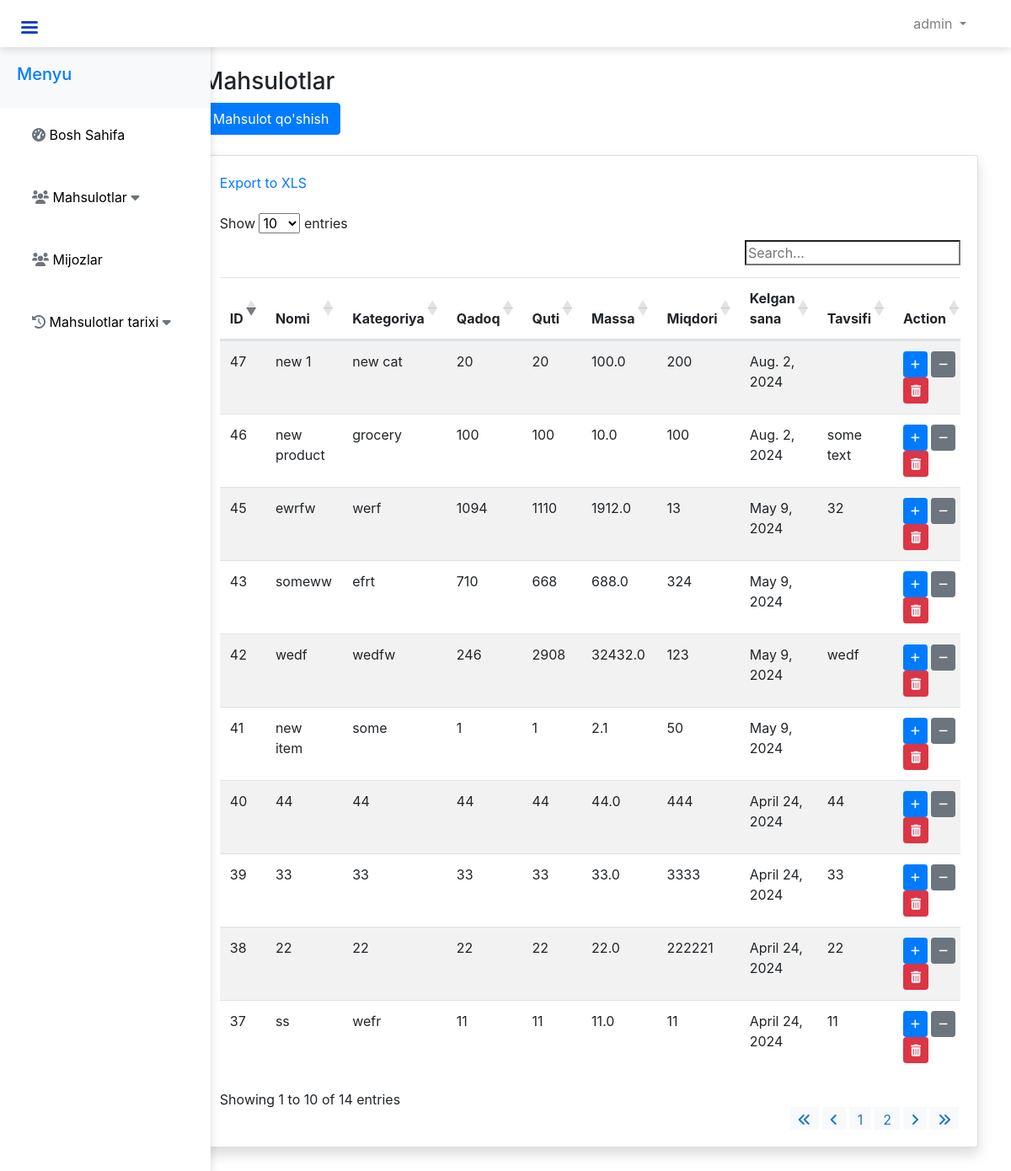
Screenshot of /mahsulotlar/ (signed in) with the database file from the repository.
### warehouse/models.py (models this page shows, shortened)
class Mahsulot(models.Model):
    nomi = models.CharField(max_length=255)
    kategoriya = models.CharField(max_length=255, blank=True, null=True)
    qadoq = models.IntegerField(default=0, blank=True, null=True)  # pachka
    quti = models.IntegerField(default=0)  # karobka
    massa = models.FloatField(default=0)
    miqdori = models.IntegerField(default=0)
    kelgan_sana = models.DateField(auto_now_add=True)
    tavsifi = models.TextField(blank=True, null=True)

### warehouse/views.py (the view)
    def wrapper(request, *args, **kwargs):
        if not request.user.is_authenticated:
            return redirect('login')
        return view_func(request, *args, **kwargs)

### warehouse/context_processors.py (called while the page is built)
def profile_picture(request):
    if request.user.is_authenticated:
        return {
            'profile_pic': request.user.photo.url if request.user.photo else 'default-profile-pic-url'
        }
    return {}

### warehouse/views.py (called while the page is built)
def login_required(view_func):
    def wrapper(request, *args, **kwargs):
        if not request.user.is_authenticated:
            return redirect('login')
        return view_func(request, *args, **kwargs)
    return wrapper

@login_required
def mahsulot_list(request):
    mahsulotlar = Mahsulot.objects.all()
    customers = Customer.objects.all()
    user = request.user
    is_manager = request.user.is_manager
    return render(request, 'warehouse/mahsulotlar.html',
                  {'mahsulotlar': mahsulotlar, 'customers': customers,
                   'profile_pic': user.photo.url if user.photo else 'default-profile-pic-url', 'is_manager': is_manager})

### warehouse/templates/warehouse/mahsulotlar.html (shortened to what this page needs)
{% extends 'warehouse/base.html' %}
{% block content %}
<div class="container-fluid">
    <h3 class="mt-4">Mahsulotlar</h3>
    <button type="button" class="btn btn-primary" data-toggle="modal" data-target="#addMahsulotModal" data-tooltip="Mahsulot qo'shish" {% if is_manager %}disabled{% endif %}>
        Mahsulot qo'shish
    </button>
    <div class="card shadow mt-4 mb-5">
        <div class="card-body">
            <div class="exports">
                <a href="#" id="exportMahsulotButton">Export to XLS</a>
            </div>
            <div class="table-responsive mt-4">
                <table id="mahsulot-table" class="table table-striped table-hover">
                    <thead>
                        <tr>
                            <th>ID</th>
                            <th>Nomi</th>
                            <th>Kategoriya</th>
                            <th>Qadoq</th>
                            <th>Quti</th>
                            <th>Massa</th>
                            <th>Miqdori</th>
                            <th>Kelgan sana</th>
                            <th>Tavsifi</th>
                            <th>Action</th>
                        </tr>
                    </thead>
                    <tbody>
                        {% for mahsulot in mahsulotlar %}
                        <tr>
                            <td>{{ mahsulot.id }}</td>
                            <td>{{ mahsulot.nomi }}</td>
                            <td>{{ mahsulot.kategoriya }}</td>
                            <td>{{ mahsulot.qadoq }}</td>
                            <td>{{ mahsulot.quti }}</td>
                            <td>{{ mahsulot.massa }}</td>
                            <td>{{ mahsulot.miqdori }}</td>
                            <td>{{ mahsulot.kelgan_sana }}</td>
                            <td>{{ mahsulot.tavsifi }}</td>
                            <td>
                                <button class="btn btn-sm btn-primary add-existing-product" data-id="{{ mahsulot.id }}"  data-tooltip="Mahsulot qo'shish"  {% if is_manager %}disabled{% endif %}>
                                </button>
                                <button class="btn btn-sm btn-secondary send-product-icon" data-send-product-id="{{ mahsulot.id }}" data-tooltip="Mahsulot jo'natish" data-toggle="modal"
                                    data-target="#sendProductModal"  {% if is_manager %}disabled{% endif %}>
                                </button>
                                <button class="btn btn-sm btn-danger" data-product-id="{{ mahsulot.id }}" data-tooltip="Mahsulot o'chirish"  {% if is_manager %}disabled{% endif %}>
                                    <i class="fas fa-trash-alt delete-product-icon" data-toggle="modal" data-target="#confirmDeleteModal"></i>
                                </button>
                            </td>
                        </tr>
                        {% endfor %}
                    </tbody>
                </table>
            </div>
        </div>
    </div>
</div>
<div aria-live="polite" aria-atomic="true" style="position: fixed; top: 20px; right: 20px; z-index: 1050;">
    <div style="position: relative;">
    </div>
</div>
{% endblock %}

### warehouse/templates/warehouse/base.html (shortened to what this page needs)
{% load static %}
<!DOCTYPE html>
<html lang="en">
<head>
    <link rel="stylesheet" href="https://stackpath.bootstrapcdn.com/bootstrap/4.5.2/css/bootstrap.min.css">
    <link rel="stylesheet" href="https://cdnjs.cloudflare.com/ajax/libs/font-awesome/5.15.4/css/all.min.css">
    <link rel="stylesheet" href="https://cdn.datatables.net/1.10.24/css/dataTables.bootstrap4.min.css">
    <link rel="stylesheet" href="https://cdnjs.cloudflare.com/ajax/libs/font-awesome/6.0.0-beta3/css/all.min.css">
    <link rel="stylesheet" href="{% static 'css/main.css'%}">
    <link rel="stylesheet" href="{% static 'electrode/css/main_electrode.css'%}">
</head>
<body>
    <nav class="navbar navbar-expand-lg navbar-light">
        <div class="container">
            <button id="sidebarToggle" class="btn btn-primary">
                <div class="hamburger-icon">
                    <div class="line"></div>
                    <div class="line"></div>
                    <div class="line"></div>
                </div>
            </button>
            <div class="collapse navbar-collapse" id="navbarNav">
                <ul class="navbar-nav ml-auto">
                    {% if user.is_authenticated %}
                    <li class="nav-item dropdown">
                        <a class="nav-link dropdown-toggle" href="#" id="navbarDropdown" role="button" data-toggle="dropdown"
                            aria-haspopup="true" aria-expanded="false">
                        </a>
                    </li>
                    {% else %}
                    <li class="nav-item">
                        <a class="nav-link" href="{% url 'login' %}">Login</a>
                    </li>
                    {% endif %}
                </ul>
            </div>
        </div>
    </nav>
    <div class="sidebar active" id="sidebar">
        <div class="sidebar-header">
            <h5 class="text-primary">Menyu</h5>
        </div>
        <ul class="sidebar-menu">
            <li><a href="{% url 'dashboard' %}" class="active"><i class="fas fa-tachometer-alt"></i> Bosh Sahifa</a></li>
            <li>
                <a href="#" class="extendable-link">
                    <i class="fas fa-users"></i> <span>Mahsulotlar</span> <i class="fas fa-caret-down"></i>
                </a>
            </li>
            <li><a href="{% url 'customers' %}"><i class="fas fa-users"></i> Mijozlar </a></li>
            <li>
                <a href="#" class="extendable-link">
                    <i class="fas fa-history"></i> <span>Mahsulotlar tarixi</span> <i class="fas fa-caret-down"></i>
                </a>
            </li>
     </ul>
    </div>
    <div class="page-content">
        <div class="container-fluid">
            <div class="row">
                <div class="col-md-9 ml-sm-auto col-lg-10 px-md-4">
                    {% block content %}
                    {% endblock %}
                </div>
            </div>
        </div>
    </div>
</body>
</html>

### warehouse/static/css/main.css (style rules this page uses)
.table-responsive { margin: 0 auto; }
.navbar { position: fixed; top: 0; width: 100%; z-index: 900; background-color: #fff !important; box-shadow: 0 2px 10px rgba(0, 0, 0, 0.15); }
.sidebar { position: fixed; top: 1rem; bottom: 0; left: 0; z-index: 800; padding-top: 3.5rem; box-shadow: 0 2px 10px rgba(0, 0, 0, 0.15); background-color: #fff; color: #000; width: 250px; transition: all 0.3s ease; position: fixed; }
.sidebar .sidebar-header { padding: 20px; background-color: #f8f9fa; }
.sidebar .sidebar-menu { padding-left: 0; }
.sidebar .sidebar-menu li { list-style: none; margin-bottom: 10px; }
.sidebar .sidebar-menu li a { display: block; color: #000; text-decoration: none; padding: 10px 20px; transition: all 0.3s ease; border-left: 3px solid transparent; }
.page-content { margin-left: auto; margin-top: 3.5rem; }
.sidebar .sidebar-menu li a i { color: #6c757d; }
.extendable-link { position: relative; }

### warehouse/templates/warehouse/base.html (style rules this page uses)
.sidebar { width: 250px; height: 100%; position: fixed; top: 0; left: 0; transition: left 0.3s ease; overflow-y: auto; }
.sidebar-header { padding: 15px; }
.sidebar-menu { list-style: none; padding: 0; margin: 0; }
.sidebar-menu li { padding: 10px 15px; }
.sidebar-menu li a { display: block; padding: 10px; }
#sidebarToggle { position: fixed; top: 15px; left: 15px; background: transparent; border: none; cursor: pointer; padding: 10px; z-index: 1000; transition: transform 0.2s ease; }
.hamburger-icon { display: flex; flex-direction: column; justify-content: space-between; width: 20px; height: 15px; }
.hamburger-icon .line { background-color: #193fc7; height: 3px; width: 100%; border-radius: 3px; transition: background-color 0.3s ease; }
.page-content { margin-left: 1px; transition: margin-left 0.3s ease; }
.navbar-nav { display: flex; align-items: center; }

### rows the page displays
Mahsulot: id "37", nomi "ss", kategoriya "wefr", qadoq "11", quti "11", massa "11.0", miqdori "11", kelgan_sana "April 24, 2024", tavsifi "11"
Mahsulot: id "38", nomi "22", kategoriya "22", qadoq "22", quti "22", massa "22.0", miqdori "222221", kelgan_sana "April 24, 2024", tavsifi "22"
Mahsulot: id "39", nomi "33", kategoriya "33", qadoq "33", quti "33", massa "33.0", miqdori "3333", kelgan_sana "April 24, 2024", tavsifi "33"
Mahsulot: id "40", nomi "44", kategoriya "44", qadoq "44", quti "44", massa "44.0", miqdori "444", kelgan_sana "April 24, 2024", tavsifi "44"
Mahsulot: id "41", nomi "new item", kategoriya "some", qadoq "1", quti "1", massa "2.1", miqdori "50", kelgan_sana "May 9, 2024"
Mahsulot: id "42", nomi "wedf", kategoriya "wedfw", qadoq "246", quti "2908", massa "32432.0", miqdori "123", kelgan_sana "May 9, 2024", tavsifi "wedf"
Mahsulot: id "43", nomi "someww", kategoriya "efrt", qadoq "710", quti "668", massa "688.0", miqdori "324", kelgan_sana "May 9, 2024"
Mahsulot: id "45", nomi "ewrfw", kategoriya "werf", qadoq "1094", quti "1110", massa "1912.0", miqdori "13", kelgan_sana "May 9, 2024", tavsifi "32"
Mahsulot: id "46", nomi "new product", kategoriya "grocery", qadoq "100", quti "100", massa "10.0", miqdori "100", kelgan_sana "Aug. 2, 2024", tavsifi "some text"
Mahsulot: id "47", nomi "new 1", kategoriya "new cat", qadoq "20", quti "20", massa "100.0", miqdori "200", kelgan_sana "Aug. 2, 2024"
